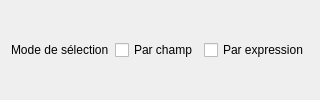
                             <widget class="QWidget" name="stackSelectionModeVect">
                              <layout class="QHBoxLayout" name="horizontalLayout_24">
                               <item>
                                <widget class="QLabel" name="selectionModeLabel">
                                 <property name="minimumSize">
                                  <size>
                                   <width>86</width>
                                   <height>12</height>
                                  </size>
                                 </property>
                                 <property name="text">
                                  <string>Mode de sélection</string>
                                 </property>
                                </widget>
                               </item>
                               <item>
                                <widget class="QCheckBox" name="fieldSelectionMode">
                                 <property name="minimumSize">
                                  <size>
                                   <width>0</width>
                                   <height>13</height>
                                  </size>
                                 </property>
                                 <property name="text">
                                  <string>Par champ</string>
                                 </property>
                                </widget>
                               </item>
                               <item>
                                <widget class="QCheckBox" name="exprSelectionMode">
                                 <property name="minimumSize">
                                  <size>
                                   <width>0</width>
                                   <height>13</height>
                                  </size>
                                 </property>
                                 <property name="text">
                                  <string>Par expression</string>
                                 </property>
                                </widget>
                               </item>
                              </layout>
                             </widget>
